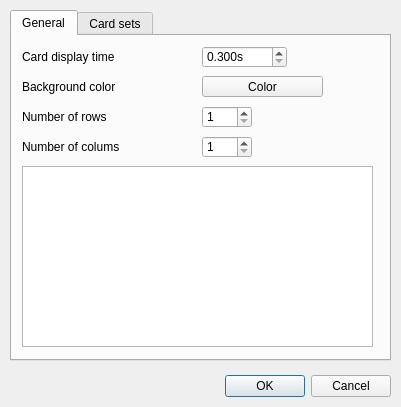
<?xml version="1.0" encoding="UTF-8"?>
<ui version="4.0">
 <class>SetupDialog</class>
 <widget class="QDialog" name="SetupDialog">
  <property name="windowModality">
   <enum>Qt::WindowModal</enum>
  </property>
  <property name="geometry">
   <rect>
    <x>0</x>
    <y>0</y>
    <width>401</width>
    <height>407</height>
   </rect>
  </property>
  <property name="windowTitle">
   <string>Settings</string>
  </property>
  <widget class="QDialogButtonBox" name="buttonBox">
   <property name="geometry">
    <rect>
     <x>10</x>
     <y>370</y>
     <width>381</width>
     <height>32</height>
    </rect>
   </property>
   <property name="orientation">
    <enum>Qt::Horizontal</enum>
   </property>
   <property name="standardButtons">
    <set>QDialogButtonBox::Cancel|QDialogButtonBox::Ok</set>
   </property>
  </widget>
  <widget class="QTabWidget" name="tabWidget">
   <property name="geometry">
    <rect>
     <x>10</x>
     <y>10</y>
     <width>381</width>
     <height>351</height>
    </rect>
   </property>
   <property name="currentIndex">
    <number>0</number>
   </property>
   <widget class="QWidget" name="general">
    <attribute name="title">
     <string>General</string>
    </attribute>
    <widget class="QDoubleSpinBox" name="periodSpinner">
     <property name="geometry">
      <rect>
       <x>190</x>
       <y>10</y>
       <width>85</width>
       <height>22</height>
      </rect>
     </property>
     <property name="specialValueText">
      <string/>
     </property>
     <property name="suffix">
      <string>s</string>
     </property>
     <property name="decimals">
      <number>3</number>
     </property>
     <property name="minimum">
      <double>0.300000000000000</double>
     </property>
     <property name="maximum">
      <double>3600.000000000000000</double>
     </property>
    </widget>
    <widget class="QLabel" name="periodLabel">
     <property name="geometry">
      <rect>
       <x>10</x>
       <y>10</y>
       <width>171</width>
       <height>21</height>
      </rect>
     </property>
     <property name="text">
      <string>Card display time</string>
     </property>
    </widget>
    <widget class="QLabel" name="rowsLabel">
     <property name="geometry">
      <rect>
       <x>10</x>
       <y>70</y>
       <width>171</width>
       <height>21</height>
      </rect>
     </property>
     <property name="text">
      <string>Number of rows</string>
     </property>
    </widget>
    <widget class="QSpinBox" name="rowsSpinner">
     <property name="geometry">
      <rect>
       <x>190</x>
       <y>70</y>
       <width>50</width>
       <height>22</height>
      </rect>
     </property>
     <property name="minimum">
      <number>1</number>
     </property>
     <property name="maximum">
      <number>10</number>
     </property>
    </widget>
    <widget class="QLabel" name="colsLabel">
     <property name="geometry">
      <rect>
       <x>10</x>
       <y>100</y>
       <width>171</width>
       <height>21</height>
      </rect>
     </property>
     <property name="text">
      <string>Number of colums</string>
     </property>
    </widget>
    <widget class="QSpinBox" name="colsSpinner">
     <property name="geometry">
      <rect>
       <x>190</x>
       <y>100</y>
       <width>50</width>
       <height>22</height>
      </rect>
     </property>
     <property name="minimum">
      <number>1</number>
     </property>
     <property name="maximum">
      <number>10</number>
     </property>
    </widget>
    <widget class="QTableView" name="cellTable">
     <property name="geometry">
      <rect>
       <x>10</x>
       <y>130</y>
       <width>351</width>
       <height>181</height>
      </rect>
     </property>
    </widget>
    <widget class="QLabel" name="bgdLabel">
     <property name="geometry">
      <rect>
       <x>10</x>
       <y>40</y>
       <width>171</width>
       <height>21</height>
      </rect>
     </property>
     <property name="text">
      <string>Background color</string>
     </property>
    </widget>
    <widget class="ColorButton" name="colorButton">
     <property name="geometry">
      <rect>
       <x>190</x>
       <y>40</y>
       <width>121</width>
       <height>21</height>
      </rect>
     </property>
     <property name="text">
      <string>Color</string>
     </property>
    </widget>
   </widget>
   <widget class="QWidget" name="cardsets">
    <attribute name="title">
     <string>Card sets</string>
    </attribute>
    <widget class="QTableView" name="csetTable">
     <property name="geometry">
      <rect>
       <x>10</x>
       <y>50</y>
       <width>361</width>
       <height>231</height>
      </rect>
     </property>
    </widget>
    <widget class="QPushButton" name="csetAddBtn">
     <property name="geometry">
      <rect>
       <x>10</x>
       <y>290</y>
       <width>93</width>
       <height>28</height>
      </rect>
     </property>
     <property name="text">
      <string>Add...</string>
     </property>
    </widget>
    <widget class="QPushButton" name="csetDelBtn">
     <property name="geometry">
      <rect>
       <x>120</x>
       <y>290</y>
       <width>93</width>
       <height>28</height>
      </rect>
     </property>
     <property name="text">
      <string>Remove</string>
     </property>
    </widget>
    <widget class="QLineEdit" name="csetRoot">
     <property name="geometry">
      <rect>
       <x>110</x>
       <y>10</y>
       <width>221</width>
       <height>28</height>
      </rect>
     </property>
    </widget>
    <widget class="QLabel" name="csetRootLabel">
     <property name="geometry">
      <rect>
       <x>10</x>
       <y>10</y>
       <width>91</width>
       <height>31</height>
      </rect>
     </property>
     <property name="text">
      <string>Data root</string>
     </property>
    </widget>
    <widget class="QToolButton" name="csetRootButton">
     <property name="geometry">
      <rect>
       <x>340</x>
       <y>10</y>
       <width>32</width>
       <height>21</height>
      </rect>
     </property>
     <property name="text">
      <string>...</string>
     </property>
    </widget>
   </widget>
  </widget>
 </widget>
 <customwidgets>
  <customwidget>
   <class>ColorButton</class>
   <extends>QPushButton</extends>
   <header>util/colorbutton.h</header>
  </customwidget>
 </customwidgets>
 <resources/>
 <connections>
  <connection>
   <sender>buttonBox</sender>
   <signal>accepted()</signal>
   <receiver>SetupDialog</receiver>
   <slot>accept()</slot>
   <hints>
    <hint type="sourcelabel">
     <x>248</x>
     <y>254</y>
    </hint>
    <hint type="destinationlabel">
     <x>157</x>
     <y>274</y>
    </hint>
   </hints>
  </connection>
  <connection>
   <sender>buttonBox</sender>
   <signal>rejected()</signal>
   <receiver>SetupDialog</receiver>
   <slot>reject()</slot>
   <hints>
    <hint type="sourcelabel">
     <x>316</x>
     <y>260</y>
    </hint>
    <hint type="destinationlabel">
     <x>286</x>
     <y>274</y>
    </hint>
   </hints>
  </connection>
 </connections>
</ui>
